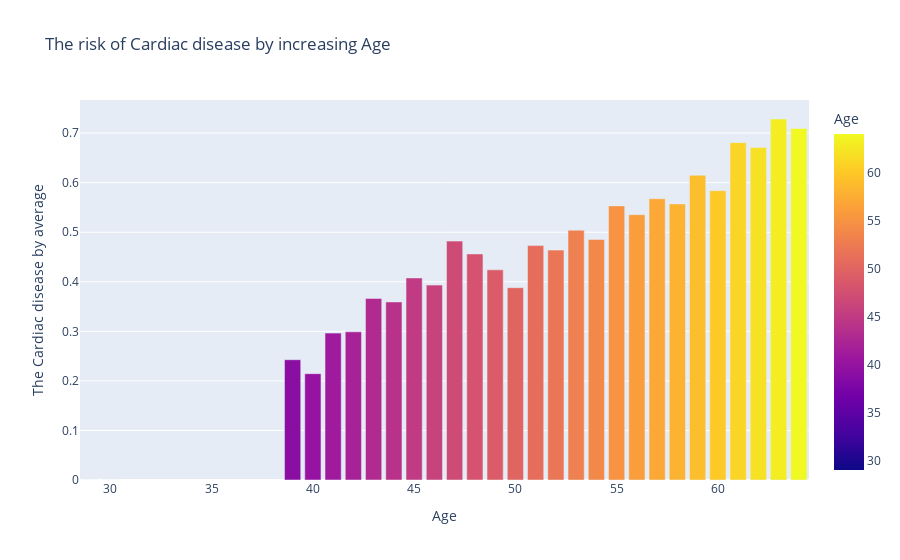

The notebook cell this image was saved under:
### Code cell
age_cardio = pd.DataFrame({
    'The Cardiac disease by average' : data.groupby('age')['cardio'].mean(numeric_only=True),
    'Age' : sorted(data['age'].unique())
})
px.bar(age_cardio, x='Age', y='The Cardiac disease by average', color='Age',
       title='The risk of Cardiac disease by increasing Age')

### Figure 1 — Plotly figure (JSON) as saved in the notebook; plotly's stock layout.template omitted (floating-point values rounded to 4 significant figures)
{"data": [{"alignmentgroup": "True", "hovertemplate": "Age=%{marker.color}<br>The Cardiac disease by average=%{y}<extra></extra>", "legendgroup": "", "marker": {"color": [29, 30, 39, 40, 41, 42, 43, 44, 45, 46, 47, 48, 49, 50, 51, 52, 53, 54, 55, 56, 57, 58, 59, 60, 61, 62, 63, 64], "coloraxis": "coloraxis", "pattern": {"shape": ""}}, "name": "", "offsetgroup": "", "orientation": "v", "showlegend": false, "textposition": "auto", "type": "bar", "x": [29, 30, 39, 40, 41, 42, 43, 44, 45, 46, 47, 48, 49, 50, 51, 52, 53, 54, 55, 56, 57, 58, 59, 60, 61, 62, 63, 64], "xaxis": "x", "y": [0, 0, 0.2427, 0.2145, 0.2964, 0.299, 0.3663, 0.3593, 0.4078, 0.3932, 0.482, 0.4561, 0.4241, 0.3881, 0.473, 0.4639, 0.5041, 0.4854, 0.5531, 0.5353, 0.5676, 0.5571, 0.6149, 0.5837, 0.6807, 0.6708, 0.7284, 0.7092], "yaxis": "y"}], "layout": {"barmode": "relative", "coloraxis": {"colorbar": {"title": {"text": "Age"}}, "colorscale": [[0, "#0d0887"], [0.1111, "#46039f"], [0.2222, "#7201a8"], [0.3333, "#9c179e"], [0.4444, "#bd3786"], [0.5556, "#d8576b"], [0.6667, "#ed7953"], [0.7778, "#fb9f3a"], [0.8889, "#fdca26"], [1, "#f0f921"]]}, "legend": {"tracegroupgap": 0}, "title": {"text": "The risk of Cardiac disease by increasing Age"}, "xaxis": {"anchor": "y", "domain": [0, 1], "title": {"text": "Age"}}, "yaxis": {"anchor": "x", "domain": [0, 1], "title": {"text": "The Cardiac disease by average"}}}}
